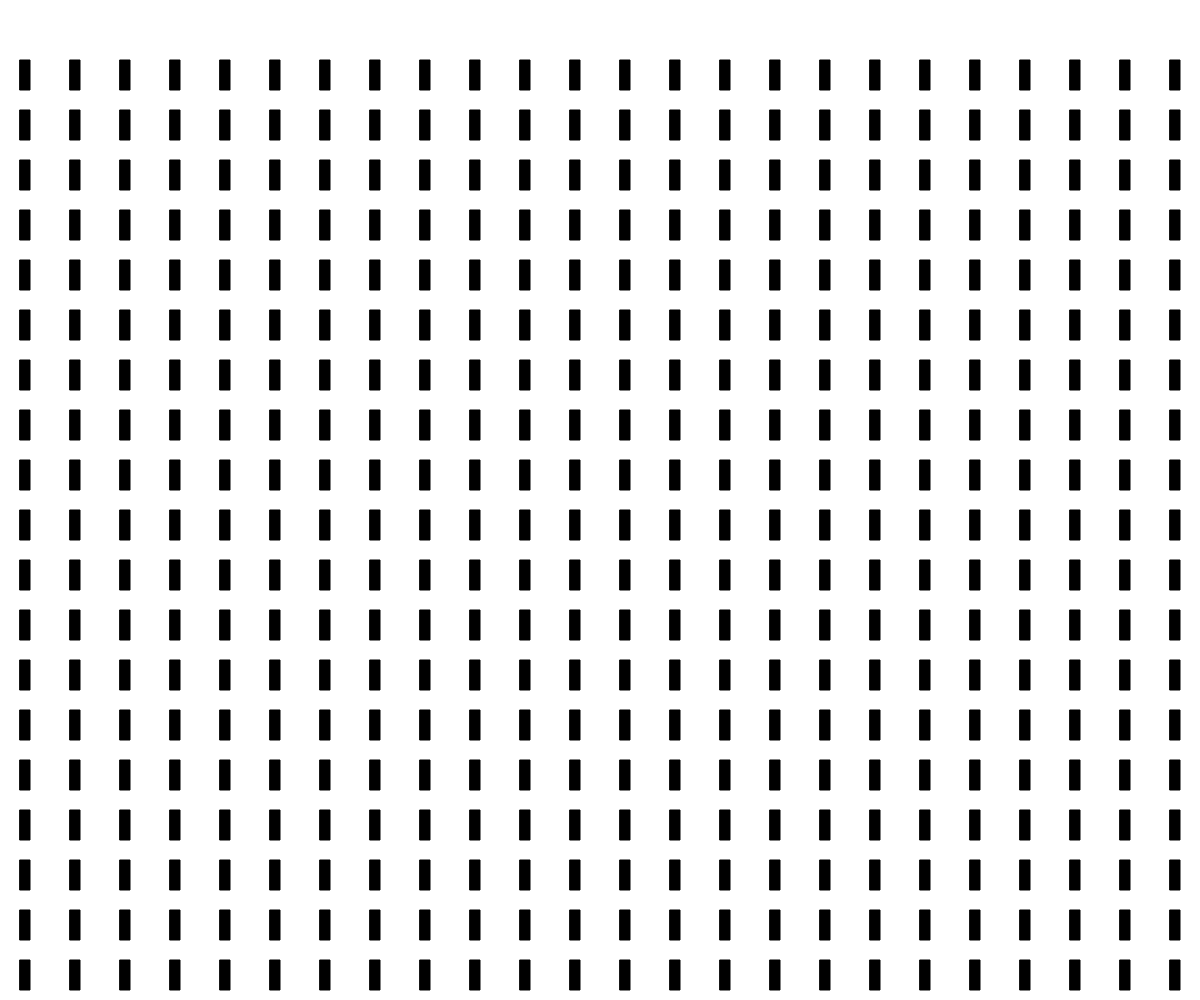
Frame 1 (no input)
Frame 60 (no input): identical to frame 1, image omitted
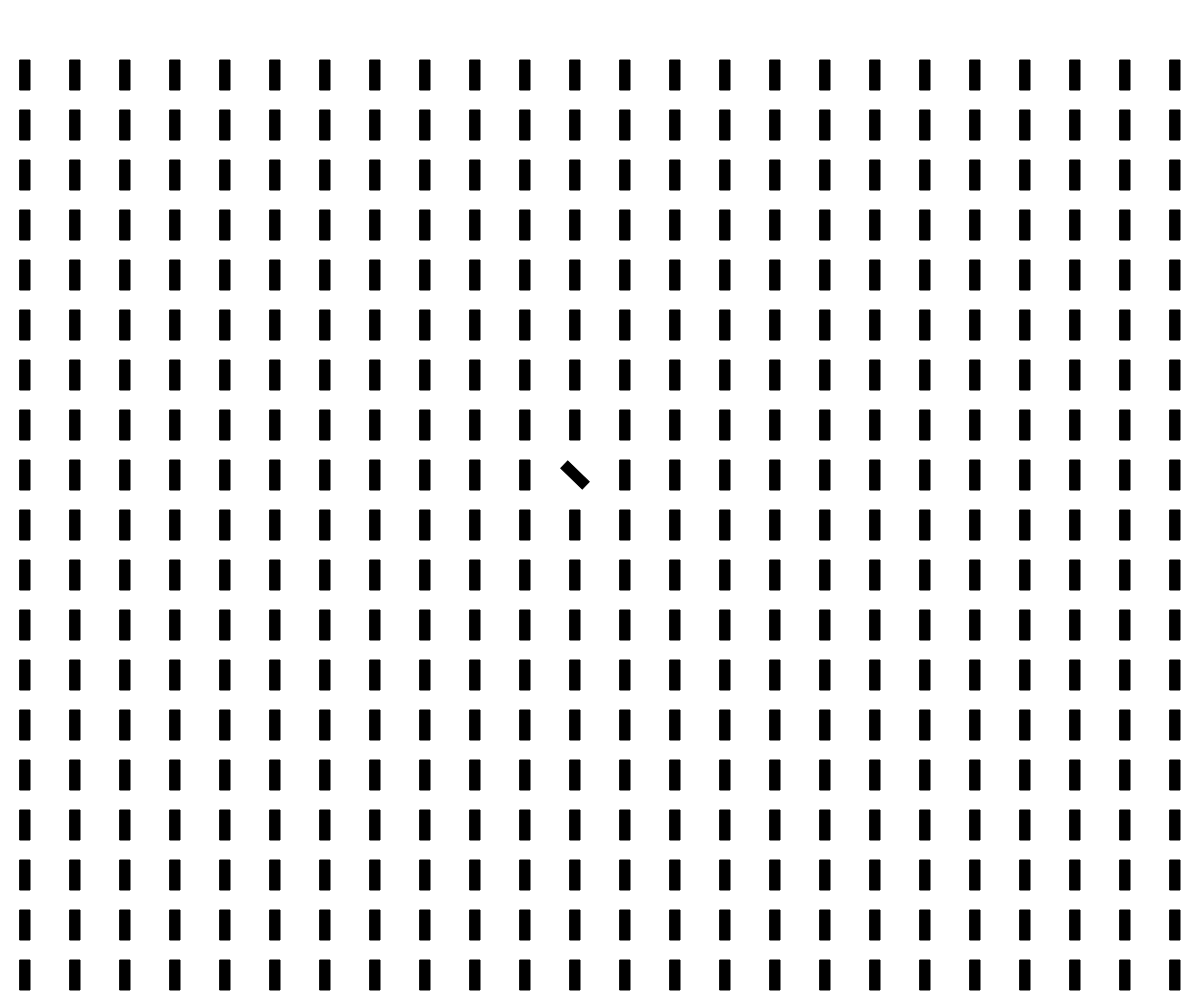
Frame 120 (the mouse pressed at the canvas centre since frame 60)

The p5.js sketch that drew these frames (run headless with seeded random() and noise() and a simulated clock; from frame 60 on, the mouse is pressed at the canvas centre):

// p5.js sketch
// ── sketch.js
let gridSize = 50
let dominos = []
let paddingLeft = 0
let paddingTop = 0
let xAmount = 0
let yAmount = 0
let fallAmount = 0
let allFall = false

function setup () {
    createCanvas(windowWidth, windowHeight)
    background(255)
    fill(0)
    rectMode(CENTER)
    noStroke()
    init()
}

function windowResized () {
    resizeCanvas(windowWidth, windowHeight)
    init()
}

//mousepressed will be triggered twice on mobile so clicked is used
function mouseClicked () {
    //if all dominos fell and a click is detected, restart
    if (allFall) {
        for (let i = 0; i < xAmount; i++) {
            for (let j = 0; j < yAmount; j++) {
                dominos[i][j].standUp()
            }
        }
        fallAmount = 0
    } else {
        //make the domino pointed fall
        let x = int((mouseX - paddingLeft) / gridSize)
        let y = int((mouseY - paddingTop) / gridSize)
        dominos[x][y].fall()
    }
}

function init () {
    //responsive padding and amount of dominos
    paddingLeft = windowWidth % gridSize / 2
    paddingTop = windowHeight % gridSize / 2 + gridSize
    xAmount = int(windowWidth / gridSize)
    yAmount = int(windowHeight / gridSize) - 1
    //setup up dominos for every window resize
    dominos = new Array(xAmount)
    for (let i = 0; i < xAmount; i++) {
        dominos[i] = new Array(yAmount)
        for (let j = 0; j < yAmount; j++) {
            let domino = new Domino(i, j, paddingLeft + i * gridSize, paddingTop + j * gridSize, gridSize, gridSize)
            dominos[i][j] = domino
        }
    }
}

function draw () {
    background(255)
    stroke(0)
    //display the dominos
    for (let i = 0; i < xAmount; i++) {
        for (let j = 0; j < yAmount; j++) {
            dominos[i][j].display()
        }
    }
    //if the amount of fell dominos are the same as the total amount, return true
    allFall = (fallAmount == xAmount * yAmount) ? true : false
    //show restart screen
    if (allFall) {
        fill(color(0, 0, 0, 150))
        rect(windowWidth / 2, windowHeight / 2, windowWidth, windowHeight)
        fill(255)
        textSize(32)
        textAlign(CENTER)
        text('Click to restart!!', windowWidth / 2, windowHeight / 2);
    }
}

class Domino {
    state = "still"
    angle = 0
    dir = 1
    constructor(i, j, x, y, w, h) {
        this.i = i
        this.j = j
        this.x = x
        this.y = y
        this.w = w
        this.h = h
    }
    display () {
        fill(0)
        //if the state is not fall, wiggle according to where the cursor is pointing at
        if (this.state != "fall") {
            if (mouseX > this.x && mouseX <= this.x + this.w && mouseY > this.y && mouseY <= this.y + this.h) {
                this.state = "wiggle"
            } else {
                this.state = "still"
            }
        }
        //angle according to the state
        if (this.state == "wiggle") {
            if (this.angle > PI / 4 || this.angle < -PI / 4) {
                this.dir = -this.dir
            }
            this.angle += this.dir * 0.2
        } else if (this.state == "still") {
            this.angle = 0
        }
        //wiggle animation
        push()
        translate(this.x + this.w / 2, this.y + this.h / 2)
        rotate(this.angle)
        rect(0, 0, this.w / 5, this.h / 5 * 3)
        pop()
    }

    //fall function
    fall () {
        //this if is ultra important cuz if you don't do this the fall function will run through dominos multiple times and the pc will lagged out
        if (this.state != "fall") {
            fallAmount++
            this.state = "fall"
            this.angle = PI / 2
            setTimeout(() => {
                //make surrounding dominos fall too
                if (this.i < xAmount - 1) {
                    dominos[this.i + 1][this.j].fall()
                }
                if (this.i > 0) {
                    dominos[this.i - 1][this.j].fall()
                }
                if (this.j < yAmount - 1) {
                    dominos[this.i][this.j + 1].fall()
                }
                if (this.j > 0) {
                    dominos[this.i][this.j - 1].fall()
                }
            }, 200)
        }
    }
    //stand up my little dominos
    standUp () {
        this.state = "still"
        this.angle = 0
    }
}
//prevent context menu when long touch
window.oncontextmenu = function (event) {
    event.preventDefault();
    event.stopPropagation();
    return false;
};
